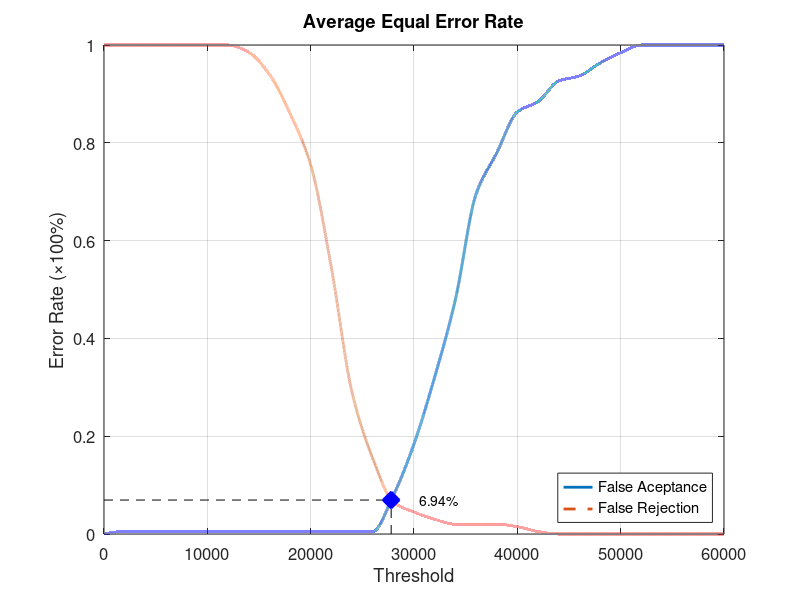
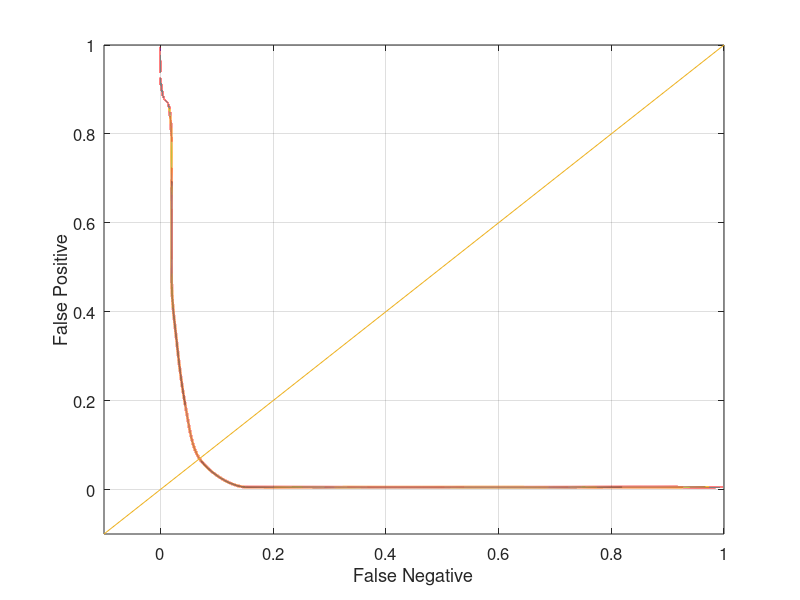

Write the MATLAB code that produced these figures, in order.
function yEER = Database5_4
close all;
clear;
clc;
x = 0:2000:60000;
xq = 0:0.5:60000;

y0 = [0 0.00526316 0.00526316 0.00526316 0.00526316 0.00526316 0.00526316 0.00526316 0.00526316 0.00526316 0.00526316 0.00526316 0.00526316 0.00526316 0.0789474 0.184211 0.321053 0.478947 0.694737 0.778947 0.863158 0.884211 0.926316 0.936842 0.963158 0.984211 1 1 1 1 1];
yy0 = interp1(x, y0, xq, 'pchip');
y1 = [1 1 1 1 1 1 1 0.985 0.94 0.86 0.755 0.545 0.29 0.155 0.065 0.045 0.03 0.02 0.02 0.02 0.015 0.005 0 0 0 0 0 0 0 0 0];
yy1 = interp1(x, y1, xq, 'pchip');

% Calculating EER: 
y2 = abs(y0 - y1);
find(y2 == min(y2))
yy2 = abs(yy0 - yy1);
xEER = find(yy2 == min(yy2));
xEERIndex = xq(xEER) % X-axis EER
yEER = yy0(xEER) % Y-axis EER

main = figure
plot(xq, yy0,'-','LineWidth', 2);	hold on
plot(xq, yy1,'--','LineWidth', 2);	hold on
plot([xEERIndex xEERIndex], [0 yEER], 'k--');	hold on
plot([0 xEERIndex], [yEER yEER], 'k--');	hold on
plot(xEERIndex, yEER, 'bx', 'LineWidth', 10);	hold on
text(xEERIndex + 10 * xEERIndex / 100, yEER, [num2str(round((10000 * yEER)) / 100) '%'])
legend('False Aceptance', 'False Rejection', 'Location', 'SouthEast')
xlabel('Threshold')
ylabel('Error Rate (\times100%)')
title('Average Equal Error Rate')
set(gca, 'FontSize', 12)
axis([0 60000 0 1])
grid on

print(main, 'Database5_4Main', '-dpng');
FNRxFPR = figure('Color', [1 1 1]);
plot(yy1, yy0, '-', yy1, yy0, 'LineWidth', 2);
hold on
y = -0.1:0.1:1
plot(y, y); 
set(gca, 'FontSize', 12)
xlabel('False Negative')
ylabel('False Positive')
axis([-0.1 1 -0.1 1])
set(gca, 'FontSize', 12)
grid on

print(FNRxFPR, 'Database5_4FNRxFPR','-dpng');
end
